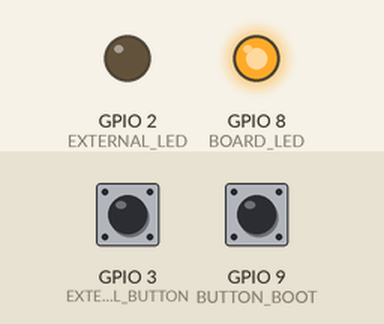
The program below on a simulated ESP32-C3. Parts: output pins drawn as LEDs (lit = HIGH). Dashed ring = blinking. The inputs (shaded band) are chosen by the test bench; at power-on: GPIO 3 (EXTERNAL_BUTTON) HIGH, GPIO 9 (BUTTON_BOOT) HIGH. WiFi joins after 1.5 s; servers stay silent unless stated; what the program prints to the serial monitor is not drawn.

Above: at 3.7 s.
3.8 s: GPIO 3 (EXTERNAL_BUTTON) pulled LOW for 0.15 s
At 5.1 s:
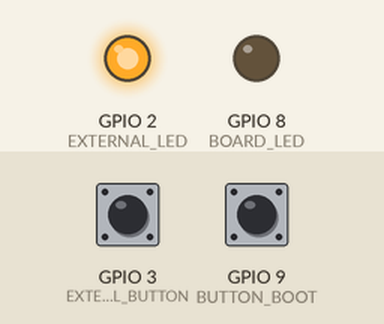
6.9 s: GPIO 9 (BUTTON_BOOT) pulled LOW for 1 s
9.9 s: GPIO 3 (EXTERNAL_BUTTON) pulled LOW for 1 s
At 12.6 s:
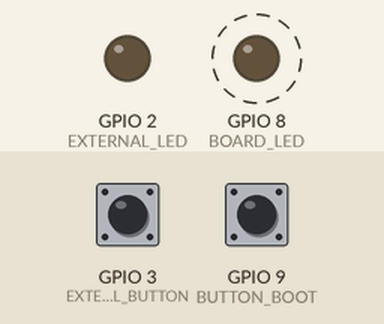
13.9 s: GPIO 3 (EXTERNAL_BUTTON) pulled LOW for 3.2 s
At 15.1 s:
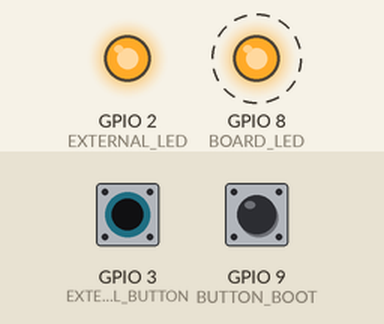
20.1 s: GPIO 9 (BUTTON_BOOT) pulled LOW for 3.2 s
Timing chart, 0 to 25.8 s (numbered marks = the images above; inputs shaded):
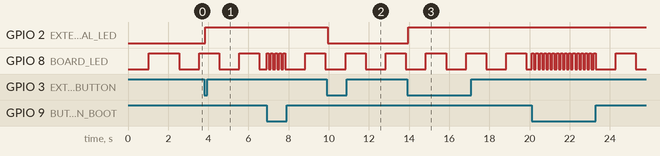

Measured:
- after the input at 3.8 s, GPIO 2 (EXTERNAL_LED): LOW → HIGH after 0.05 s
- after the input at 9.9 s, GPIO 2 (EXTERNAL_LED): HIGH → LOW after 0.06 s
- after the input at 13.9 s, GPIO 2 (EXTERNAL_LED): LOW → HIGH after 0.05 s
- by itself, GPIO 8 (BOARD_LED): alternates HIGH for 1.0 s and LOW for 1.0 s

The program:

main.cpp
```cpp
#include <Arduino.h>
#include <WiFiManager.h>
#include <WiFi.h>

// Pin Definitions
#define BOARD_LED 8          // Onboard blue LED (inverted logic)
#define EXTERNAL_LED 2         // External LED on GPIO2
#define EXTERNAL_BUTTON 3      // External Button on GPIO3
#define BUTTON_BOOT 9          // Onboard BOOT button (used for WiFi reset)
#define RESET_WIFI_BUTTON BUTTON_BOOT  // Use BOOT button to reset WiFi

// LED Blink Patterns (in milliseconds)
#define CONNECTED_BLINK_INTERVAL 1000      // 1000ms ON / 1000ms OFF when connected
#define DISCONNECTED_BLINK_INTERVAL 500   // 500ms ON / 500ms OFF when disconnected (no AP)
#define AP_MODE_BLINK_ON 250               // 250ms ON in AP mode
#define AP_MODE_BLINK_OFF 750              // 750ms OFF in AP mode
#define RESET_BLINK_INTERVAL 100          // 100ms rapid blink during reset countdown

// WiFi Manager
WiFiManager wm;
unsigned long previousBlink = 0;
bool ledState = LOW;
int lastButtonState = HIGH;
int lastExternalButtonState = HIGH;

// Reset button variables
unsigned long buttonPressTime = 0;
bool buttonPressed = false;
bool resetExecuted = false;
int resetCountdown = 0;

// Track WiFi and AP mode status
bool isAPMode = false;
bool setupComplete = false;
bool wifiManagerStarted = false;

// LED blink state variables
unsigned long lastLedUpdate = 0;
bool ledPhysicalState = false;
unsigned long currentOnTime = 250;
unsigned long currentOffTime = 250;

// Forward declarations
void updateLED();
void checkResetButton();

// Callback functions
void apModeCallback(WiFiManager* myWiFiManager) {
  Serial.println("📱 AP Mode activated - Connect to 'ESP32-C3-Supermini'");
  Serial.println("📱 Configuration URL: http://192.168.4.1");
  isAPMode = true;
}

void saveConfigCallback() {
  Serial.println("✅ WiFi credentials saved! Restarting...");
  delay(1000);
  ESP.restart();
}

// Non-blocking LED update function - MUST be called very frequently
void updateLED() {
  unsigned long currentMillis = millis();

  // Update pattern based on current state (every time, not just when changing)
  if (buttonPressed && (millis() - buttonPressTime < 5000)) {
    // Reset countdown pattern
    currentOnTime = RESET_BLINK_INTERVAL;
    currentOffTime = RESET_BLINK_INTERVAL;
  }
  else if (isAPMode) {
    // AP Mode pattern: 250ms ON, 750ms OFF
    currentOnTime = AP_MODE_BLINK_ON;
    currentOffTime = AP_MODE_BLINK_OFF;
  }
  else if (WiFi.status() == WL_CONNECTED) {
    // Connected pattern: 1000ms ON, 1000ms OFF
    currentOnTime = CONNECTED_BLINK_INTERVAL;
    currentOffTime = CONNECTED_BLINK_INTERVAL;
  }
  else {
    // Disconnected pattern: 500ms ON, 500ms OFF
    currentOnTime = DISCONNECTED_BLINK_INTERVAL;
    currentOffTime = DISCONNECTED_BLINK_INTERVAL;
  }

  // Handle the blinking - this runs EVERY time updateLED is called
  if (ledPhysicalState) {
    // LED is currently ON
    digitalWrite(BOARD_LED, LOW);  // ON (inverted)
    if (currentMillis - lastLedUpdate >= currentOnTime) {
      ledPhysicalState = false;
      lastLedUpdate = currentMillis;
    }
  } else {
    // LED is currently OFF
    digitalWrite(BOARD_LED, HIGH);  // OFF (inverted)
    if (currentMillis - lastLedUpdate >= currentOffTime) {
      ledPhysicalState = true;
      lastLedUpdate = currentMillis;
    }
  }
}

void setup() {
  // Initialize Serial
  Serial.begin(115200);
  delay(1000);

  Serial.println("\n\n===================================");
  Serial.println("ESP32-C3 Supermini WiFi Manager");
  Serial.println("===================================");
  Serial.println("\n📋 LED Status Indicators:");
  Serial.println("  - Connected:    1000ms ON / 1000ms OFF");
  Serial.println("  - Disconnected: 500ms ON / 500ms OFF");
  Serial.println("  - AP Mode:      250ms ON / 750ms OFF");
  Serial.println("  - Reset mode:   100ms rapid blink");
  Serial.println("\n🔧 WiFi Reset: Hold BOOT button for 5 seconds");
  Serial.println("===================================\n");

  // Configure pins
  pinMode(BOARD_LED, OUTPUT);
  pinMode(EXTERNAL_LED, OUTPUT);
  pinMode(EXTERNAL_BUTTON, INPUT_PULLUP);
  pinMode(BUTTON_BOOT, INPUT_PULLUP);

  // Start with LEDs OFF
  digitalWrite(BOARD_LED, HIGH);   // OFF
  digitalWrite(EXTERNAL_LED, LOW);  // OFF

  // Initialize LED timing
  lastLedUpdate = millis();
  ledPhysicalState = false;

  // Set WiFiManager callbacks
  wm.setAPCallback(apModeCallback);
  wm.setSaveConfigCallback(saveConfigCallback);
  wm.setConnectTimeout(10);
  wm.setConfigPortalTimeout(180);
  wm.setWiFiAutoReconnect(true);

  // Disable blocking behavior
  wm.setConfigPortalBlocking(false);  // THIS IS KEY - non-blocking mode

  Serial.println("📡 Starting WiFi connection in NON-BLOCKING mode...");

  // Start WiFi manager in non-blocking mode
  wm.autoConnect("ESP32-C3-Supermini");

  // Immediately check if we're in AP mode
  if (WiFi.getMode() == WIFI_AP || WiFi.getMode() == WIFI_AP_STA) {
    isAPMode = true;
    Serial.println("📱 ESP32 is in AP Mode (non-blocking)");
  }

  setupComplete = true;
}

void loop() {
  // CRITICAL: Update LED every single loop iteration
  updateLED();

  // Handle WiFi Manager in non-blocking mode
  wm.process();  // This must be called regularly

  // Check if WiFi status has changed
  static wl_status_t lastStatus = WL_IDLE_STATUS;
  wl_status_t currentStatus = WiFi.status();

  if (currentStatus != lastStatus) {
    if (currentStatus == WL_CONNECTED) {
      Serial.println("\n✅ WiFi Connected Successfully!");
      Serial.print("   SSID: ");
      Serial.println(WiFi.SSID());
      Serial.print("   IP Address: ");
      Serial.println(WiFi.localIP());
      isAPMode = false;
    }
    lastStatus = currentStatus;
  }

  // Check AP mode status
  static unsigned long lastAPCheck = 0;
  if (millis() - lastAPCheck > 500) {
    bool apActive = (WiFi.getMode() == WIFI_AP || WiFi.getMode() == WIFI_AP_STA);
    if (apActive != isAPMode) {
      isAPMode = apActive;
      if (isAPMode) {
        Serial.println("📱 AP Mode active - Connect to 'ESP32-C3-Supermini' (192.168.4.1)");
      }
    }
    lastAPCheck = millis();
  }

  // Check for WiFi reset button
  checkResetButton();

  // External button toggle
  int currentExternalButton = digitalRead(EXTERNAL_BUTTON);
  if (currentExternalButton == LOW && lastExternalButtonState == HIGH) {
    delay(50);
    digitalWrite(EXTERNAL_LED, !digitalRead(EXTERNAL_LED));
    Serial.println("🔘 External button pressed");
  }
  lastExternalButtonState = currentExternalButton;

  // Status print every 30 seconds
  static unsigned long lastStatusPrint = 0;
  if (millis() - lastStatusPrint > 30000) {
    lastStatusPrint = millis();
    if (isAPMode) {
      Serial.println("📱 AP Mode active - Connect to 'ESP32-C3-Supermini' (192.168.4.1)");
    } else if (WiFi.status() == WL_CONNECTED) {
      Serial.print("📊 Connected - IP: ");
      Serial.print(WiFi.localIP());
      Serial.print(" | RSSI: ");
      Serial.print(WiFi.RSSI());
      Serial.println(" dBm");
    }
  }

  // Small delay - but not too long or LED will flicker
  delay(5);
}

void checkResetButton() {
  int buttonState = digitalRead(RESET_WIFI_BUTTON);

  if (buttonState == LOW) {
    if (!buttonPressed) {
      buttonPressed = true;
      buttonPressTime = millis();
      resetExecuted = false;
      resetCountdown = 5;
      Serial.println("\n🔴 BOOT button pressed!");
      Serial.println("Hold for 5 seconds to reset WiFi...");
    }
    else {
      unsigned long holdTime = millis() - buttonPressTime;
      int secondsRemaining = 5 - (holdTime / 1000);

      if (secondsRemaining != resetCountdown && secondsRemaining > 0 && secondsRemaining <= 5) {
        resetCountdown = secondsRemaining;
        Serial.print("⏱️  Hold for ");
        Serial.print(resetCountdown);
        Serial.println(" more seconds...");
      }

      if (holdTime >= 5000 && !resetExecuted) {
        resetExecuted = true;
        Serial.println("\n✅ 5 seconds reached! Resetting WiFi NOW!");

        // Visual indication
        for(int i = 0; i < 3; i++) {
          digitalWrite(BOARD_LED, LOW);
          digitalWrite(EXTERNAL_LED, HIGH);
          delay(100);
          digitalWrite(BOARD_LED, HIGH);
          digitalWrite(EXTERNAL_LED, LOW);
          delay(100);
        }

        wm.resetSettings();
        delay(1000);
        ESP.restart();
      }
    }
  }
  else {
    if (buttonPressed) {
      unsigned long holdTime = millis() - buttonPressTime;
      if (holdTime < 5000) {
        Serial.print("👆 Button released after ");
        Serial.print(holdTime / 1000.0, 1);
        Serial.println(" seconds - No reset");
      }
      buttonPressed = false;
      resetCountdown = 0;
    }
  }
}
```
